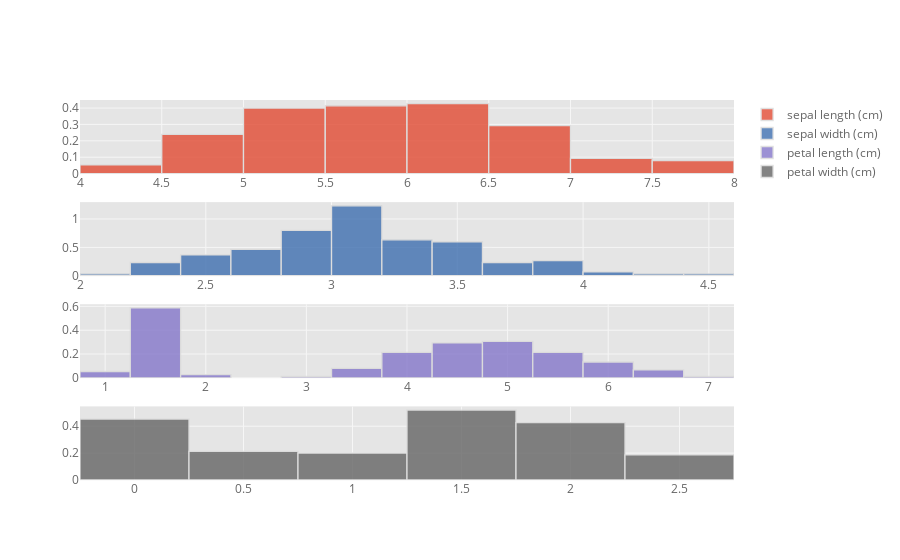

The code cell stored with this chart in its notebook:
### Code cell
df_d[feature_names].iplot(kind='hist',
                          subplots=True,
                          shape=(4,1),
                          histnorm='probability density',
                          #histfunc='count',
                          theme='ggplot')

### Figure 1 — Plotly figure (JSON) as saved in the notebook; plotly's stock layout.template omitted (floating-point values rounded to 4 significant figures; data arrays with more than 128 entries replaced by an {"elided": "..."} marker saying what was removed)
{"data": [{"histfunc": "count", "histnorm": "probability density", "marker": {"color": "rgba(226, 74, 51, 1.0)", "line": {"color": "#D9D9D9", "width": 1.3}}, "name": "sepal length (cm)", "opacity": 0.8, "orientation": "v", "type": "histogram", "uid": "8c43a229-bc09-4c45-9e53-d2941fb27ec9", "x": {"elided": "150 float values"}, "xaxis": "x", "yaxis": "y"}, {"histfunc": "count", "histnorm": "probability density", "marker": {"color": "rgba(62, 111, 176, 1.0)", "line": {"color": "#D9D9D9", "width": 1.3}}, "name": "sepal width (cm)", "opacity": 0.8, "orientation": "v", "type": "histogram", "uid": "4ac89413-2ca4-4d76-9124-742b43d8a56c", "x": {"elided": "150 float values"}, "xaxis": "x2", "yaxis": "y2"}, {"histfunc": "count", "histnorm": "probability density", "marker": {"color": "rgba(132, 118, 202, 1.0)", "line": {"color": "#D9D9D9", "width": 1.3}}, "name": "petal length (cm)", "opacity": 0.8, "orientation": "v", "type": "histogram", "uid": "7f021dfc-2f32-42b1-b41f-3fc397225078", "x": {"elided": "150 float values"}, "xaxis": "x3", "yaxis": "y3"}, {"histfunc": "count", "histnorm": "probability density", "marker": {"color": "rgba(101, 101, 101, 1.0)", "line": {"color": "#D9D9D9", "width": 1.3}}, "name": "petal width (cm)", "opacity": 0.8, "orientation": "v", "type": "histogram", "uid": "64b8629d-67e3-4e91-8ea7-9f9c50d0671b", "x": {"elided": "150 float values"}, "xaxis": "x4", "yaxis": "y4"}], "layout": {"barmode": "overlay", "legend": {"bgcolor": "#FFFFFF", "font": {"color": "#666666"}}, "paper_bgcolor": "#FFFFFF", "plot_bgcolor": "#E5E5E5", "title": {"font": {"color": "#151516"}}, "xaxis": {"anchor": "y", "domain": [0, 1], "gridcolor": "#F6F6F6", "showgrid": true, "tickfont": {"color": "#666666"}, "title": {"font": {"color": "#666666"}, "text": ""}, "zerolinecolor": "#F6F6F6"}, "xaxis2": {"anchor": "y2", "domain": [0, 1], "gridcolor": "#F6F6F6", "showgrid": true, "tickfont": {"color": "#666666"}, "title": {"font": {"color": "#666666"}, "text": ""}, "zerolinecolor": "#F6F6F6"}, "xaxis3": {"anchor": "y3", "domain": [0, 1], "gridcolor": "#F6F6F6", "showgrid": true, "tickfont": {"color": "#666666"}, "title": {"font": {"color": "#666666"}, "text": ""}, "zerolinecolor": "#F6F6F6"}, "xaxis4": {"anchor": "y4", "domain": [0, 1], "gridcolor": "#F6F6F6", "showgrid": true, "tickfont": {"color": "#666666"}, "title": {"font": {"color": "#666666"}, "text": ""}, "zerolinecolor": "#F6F6F6"}, "yaxis": {"anchor": "x", "domain": [0.8063, 1], "gridcolor": "#F6F6F6", "showgrid": true, "tickfont": {"color": "#666666"}, "title": {"font": {"color": "#666666"}, "text": ""}, "zerolinecolor": "#F6F6F6"}, "yaxis2": {"anchor": "x2", "domain": [0.5375, 0.7312], "gridcolor": "#F6F6F6", "showgrid": true, "tickfont": {"color": "#666666"}, "title": {"font": {"color": "#666666"}, "text": ""}, "zerolinecolor": "#F6F6F6"}, "yaxis3": {"anchor": "x3", "domain": [0.2687, 0.4625], "gridcolor": "#F6F6F6", "showgrid": true, "tickfont": {"color": "#666666"}, "title": {"font": {"color": "#666666"}, "text": ""}, "zerolinecolor": "#F6F6F6"}, "yaxis4": {"anchor": "x4", "domain": [0, 0.1938], "gridcolor": "#F6F6F6", "showgrid": true, "tickfont": {"color": "#666666"}, "title": {"font": {"color": "#666666"}, "text": ""}, "zerolinecolor": "#F6F6F6"}}}
